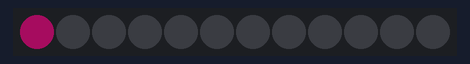
The sketch below on a simulated Arduino Uno, built with avr-gcc and run on an emulated ATmega328P. On the bench: 12 RGB LEDs in strip order, left to right. Dim RGB values are drawn brighter than linear.

Above: at 0.05 s.
At 0.45 s:
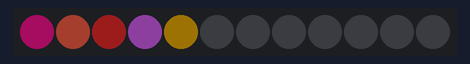
At 0.85 s:
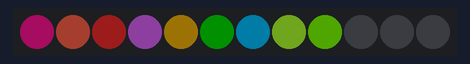
At 1.65 s:
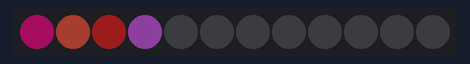

The sketch:

testLED.ino
```cpp
#include "FastLED.h"

//Number of LEDs
#define NUM_LEDS 12

//Define our clock and data lines
#define DATA_PIN 11
#define CLOCK_PIN 13

//Create the LED array
CRGB leds[NUM_LEDS];

void setup() {

      //Tell FastLED what we're using. Note "BGR" where you might normally find "RGB".
      //This is just to rearrange the order to make all the colors work right.
      FastLED.addLeds<APA102, DATA_PIN, CLOCK_PIN, BGR>(leds, NUM_LEDS);

      //Set global brightness
      FastLED.setBrightness(40);
}

void loop() {

  uint8_t x;
  uint16_t wait = 100;

  //Check out all these wacky colors! Have a look at teh FastLED documentation for more.
  //Turn on each LED in succession
  leds[0] = CRGB::DeepPink;
  FastLED.show();
  delay(wait);

  leds[1] = CRGB::Tomato;
  FastLED.show();
  delay(wait);

  leds[2] = CRGB::FireBrick;
  FastLED.show();
  delay(wait);

  leds[3] = CRGB::MediumOrchid;
  FastLED.show();
  delay(wait);

  leds[4] = CRGB::DarkGoldenrod;
  FastLED.show();
  delay(wait);

  leds[5] = CRGB::DarkGreen;
  FastLED.show();
  delay(wait);

  leds[6] = CRGB::DeepSkyBlue;
  FastLED.show();
  delay(wait);

  leds[7] = CRGB::GreenYellow;
  FastLED.show();
  delay(wait);

  leds[8] = CRGB::LawnGreen;
  FastLED.show();
  delay(wait);

  leds[9] = CRGB::Maroon;
  FastLED.show();
  delay(wait);

  leds[10] = CRGB::Maroon;
  FastLED.show();
  delay(wait);

  leds[11] = CRGB::Maroon;
  FastLED.show();
  delay(wait);

  //Shut them off
  for (x = 0; x < NUM_LEDS; x++)
  {
    leds[x] = CRGB::Black;
  }

  FastLED.show();
  delay(wait);

}
```

Measured:
- by itself, everything shown: repeats every 1.3 s, in 13 steps
